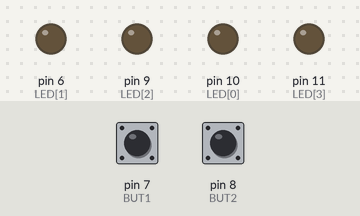
Simulated run of this sketch. Board: Arduino Uno, built with avr-gcc and run on an emulated ATmega328P. Shown: output pins drawn as LEDs (lit = HIGH). The test bench sets the inputs (shaded band); at power-on: pin 7 (BUT1) LOW, pin 8 (BUT2) LOW.

Above: at 1.2 s.
1.3 s: pin 7 (BUT1) pulled HIGH for 0.15 s
At 2.2 s:
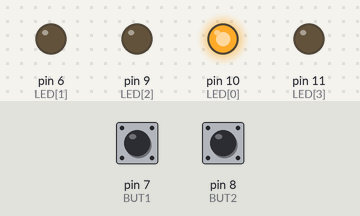
2.9 s: pin 7 (BUT1) pulled HIGH for 1 s
At 4.7 s:
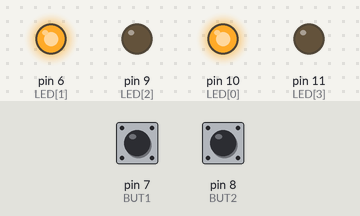
5.4 s: pin 7 (BUT1) pulled HIGH for 0.15 s
At 6.6 s:
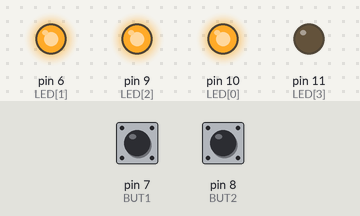
7.0 s: pin 7 (BUT1) pulled HIGH for 3.2 s
At 10.7 s:
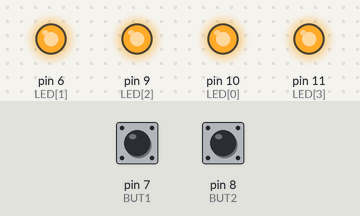
11.7 s: pin 8 (BUT2) pulled HIGH for 0.15 s
At 12.6 s:
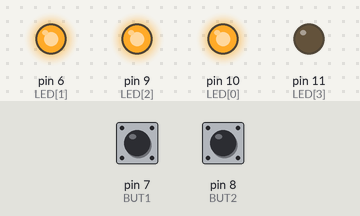
13.3 s: pin 8 (BUT2) pulled HIGH for 1 s
At 15.0 s:
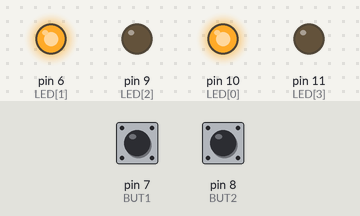
Timing chart, 0 to 16.5 s (numbered marks = the images above; inputs shaded):
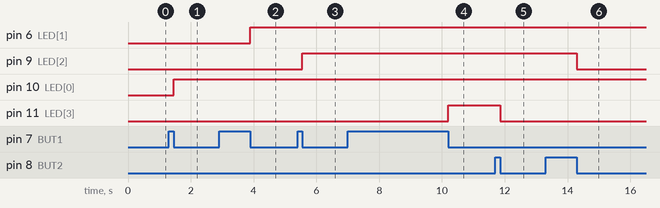

The sketch:

led_button_Inc_Dec.ino
```cpp
int BUT1=7 , BUT2 = 8;
//int LED[4]= {6,9,10,11};// for proteus
int LED[4]= {10,6,9,11}; // for kit

void setup() {
  for( int cnt=0 ; cnt<4; cnt++){
    pinMode (LED[cnt], OUTPUT);
  }
}
int count = 0;
void loop() {
  // inc button
  if (digitalRead(BUT1) == HIGH)  {
    if (count<4) count++;
    while(digitalRead(BUT1) == HIGH);
  }
  //dec
   if (digitalRead(BUT2) == HIGH)  {
    if (count>0)count--;
    while(digitalRead(BUT2) == HIGH);
  }

   // switch on only required LEDs
   for(int i=0 ; i<count; i++) digitalWrite(LED[i],HIGH);
     // switch off rest of  LEDs
     for(int i= count ; i<4; i++) digitalWrite(LED[i],LOW);

}
```

Measured:
- after the input at 1.3 s, pin 10 (LED[0]): LOW → HIGH after 0.15 s
- after the input at 2.9 s, pin 6 (LED[1]): LOW → HIGH after 1.0 s
- after the input at 5.4 s, pin 9 (LED[2]): LOW → HIGH after 0.15 s
- after the input at 7.0 s, pin 11 (LED[3]): LOW → HIGH after 3.2 s
- after the input at 11.7 s, pin 11 (LED[3]): HIGH → LOW after 0.15 s
- after the input at 13.3 s, pin 9 (LED[2]): HIGH → LOW after 1.0 s
